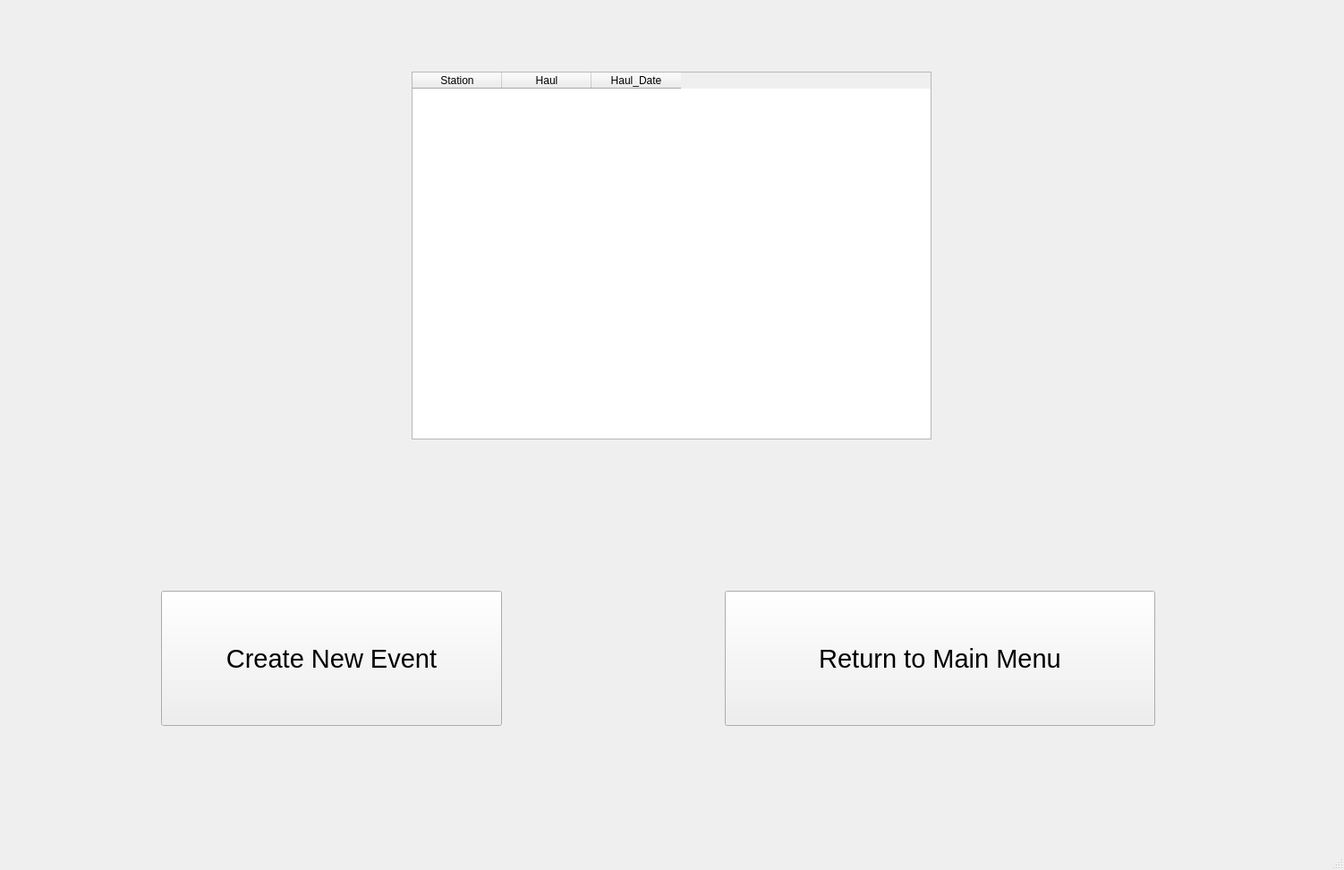
<?xml version="1.0" encoding="UTF-8"?>
<ui version="4.0">
 <class>enter_event</class>
 <widget class="QMainWindow" name="enter_event">
  <property name="geometry">
   <rect>
    <x>0</x>
    <y>0</y>
    <width>1502</width>
    <height>972</height>
   </rect>
  </property>
  <property name="windowTitle">
   <string>MainWindow</string>
  </property>
  <widget class="QWidget" name="centralwidget">
   <widget class="QPushButton" name="new_event">
    <property name="geometry">
     <rect>
      <x>180</x>
      <y>660</y>
      <width>381</width>
      <height>151</height>
     </rect>
    </property>
    <property name="font">
     <font>
      <pointsize>22</pointsize>
     </font>
    </property>
    <property name="text">
     <string>Create New Event</string>
    </property>
   </widget>
   <widget class="QPushButton" name="return_menu">
    <property name="geometry">
     <rect>
      <x>810</x>
      <y>660</y>
      <width>481</width>
      <height>151</height>
     </rect>
    </property>
    <property name="font">
     <font>
      <pointsize>22</pointsize>
     </font>
    </property>
    <property name="text">
     <string>Return to Main Menu</string>
    </property>
   </widget>
   <widget class="QTableWidget" name="event_table">
    <property name="geometry">
     <rect>
      <x>460</x>
      <y>80</y>
      <width>581</width>
      <height>411</height>
     </rect>
    </property>
    <column>
     <property name="text">
      <string>Station</string>
     </property>
    </column>
    <column>
     <property name="text">
      <string>Haul</string>
     </property>
    </column>
    <column>
     <property name="text">
      <string>Haul_Date</string>
     </property>
    </column>
   </widget>
  </widget>
  <widget class="QMenuBar" name="menubar">
   <property name="geometry">
    <rect>
     <x>0</x>
     <y>0</y>
     <width>1502</width>
     <height>21</height>
    </rect>
   </property>
  </widget>
  <widget class="QStatusBar" name="statusbar"/>
 </widget>
 <resources/>
 <connections/>
</ui>
